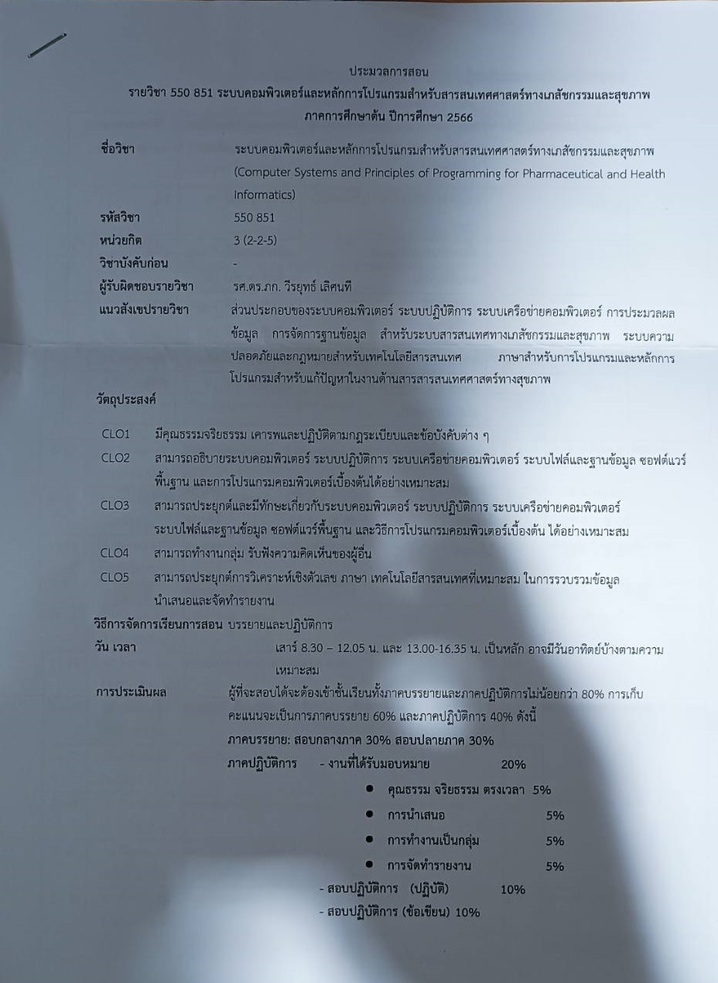
#> input picture Final_6505501509/images/document.jpg, 718 x 983 px, shrunk from 928 x 1271 before the run
$ jupyter execute update_Final_1.ipynb
#> lines starting #> are read from the running program, lines starting #| are printed output that depends on the picture
[cell 1]
import cv2
import numpy as np
import matplotlib.pyplot as plt

[cell 2]
def ShowImage(img, gray):
    plt.axis("off")
    if gray:
        plt.imshow(img, cmap='gray')
    else:
        plt.imshow(img)
    plt.show()

[cell 3]
def cv2_show(caption, im):
    cv2.imshow(caption,im)
    cv2.waitKey(0)
    cv2.destroyAllWindows()

[cell 4]
def hist_img_v0(f):
    m, n = f.shape
    h = [0.0] * 256
    for i in range(m):
        for j in range(n):
            h[f[i, j]]+=1
    return np.array(h, dtype='uint16')

[cell 5]
def otsu(hist):
    tot = np.sum(hist)
    prob = hist/tot
    coef_max = -1
    thr = -1
    for t in range(1,255):
        w0 = np.sum(prob[:t]) + 0.00000001
        w1 = np.sum(prob[t:]) + 0.00000001
        i0 = np.array([i for i in range(t)])
        i1 = np.array([i for i in range(t,256)])
        u0 = np.sum(i0*prob[:t])/w0
        u1 = np.sum(i1*prob[t:])/w1

        coef = (w0*w1)*np.power(u0-u1,2)
        if  coef > coef_max:
            coef_max = coef
            thr = t
    return thr

[cell 6]
def intermean(hist, t, st, en):
    tot = np.sum(hist[st:en])
    prob = hist/tot
    w0 = np.sum(prob[st:t+1]) + 0.0000001
    #w1 = np.sum(prob[t+1:en])
    w1 = (1 - w0) +  + 0.0000001
    i0 = np.array([i for i in range(st,t+1)])
    i1 = np.array([i for i in range(t+1, en)])
    u0 = np.sum(i0*prob[st:t+1])/w0
    u1 = np.sum(i1*prob[t+1:en])/w1
    if u0 == 0.0:
        thr = u1
    elif u1 == 0.0:
        thr = u0
    else:
        thr = (u0+u1)/2
    return thr.astype(np.uint8)

[cell 7]
def gamma_correction(img, gamma):
    img = img.astype(np.float64)/np.amax(img)
    gamma_img = img**gamma
    return np.array(255*gamma_img, dtype = 'uint8')

[cell 8]
def split_sub_image(img):
    # print(img.shape)
    h, w = img.shape
    w_cutoff = w // 2
    img_left = img[:,:w_cutoff]
    img_right = img[:,w_cutoff:]
    return img_left, img_right

[cell 9]
img = cv2.imread('./images/document.jpg', 0)
#> img: shape (983, 718); min 0, max 255, mean 140.3

[cell 10]
gamma = gamma_correction(img, 0.3)
ShowImage(gamma, 1)

# Split

[cell 11]
sub1, sub2 = split_sub_image(gamma)
sub1_1, sub1_2 = split_sub_image((sub1.transpose()))
sub1_1 = sub1_1.transpose()
ShowImage(sub1_1, 1)

[cell 12]
sub1_2 = sub1_2.transpose()
ShowImage(sub1_2, 1)

[cell 13]
sub2_1, sub2_2 = split_sub_image((sub2.transpose()))
sub2_1 = sub2_1.transpose()
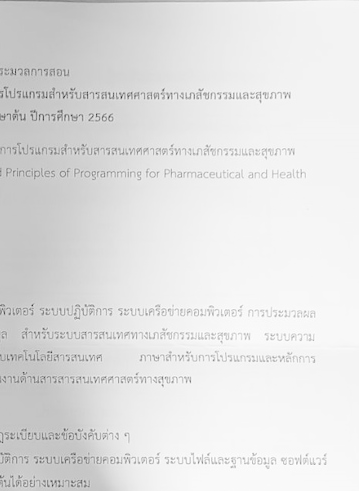
#> sub2_1: shape (491, 359); min 48, max 255, mean 226.1
ShowImage(sub2_1, 1)

[cell 14]
sub2_2 = sub2_2.transpose()
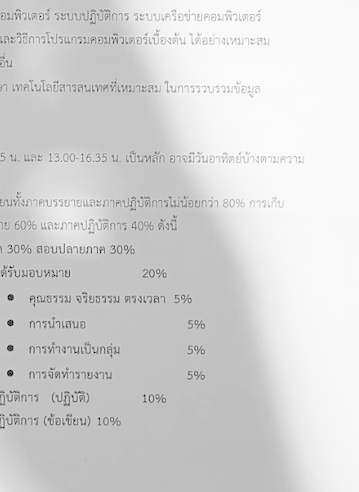
#> sub2_2: shape (492, 359); min 0, max 255, mean 213.7
ShowImage(sub2_2, 1)

## sub1_1

[cell 15]
hist = hist_img_v0(sub1_1)
#> hist = 256 values, max 20879 at index 199, min 0 at index 1, mean 688.6
plt.plot(hist)
#> figure, not shown here; curve peaks at x = 199, y = 20879

[cell 16]
thr = otsu(hist)
#> in otsu, `tot = np.sum(hist)`: tot = 176269
#> in otsu, `prob = hist/tot`: prob = 256 values, max 0.118 at index 199, min 0 at index 1, mean 0.00391
#> the loop in otsu, `for t in range(1,255):` made 254 passes
#> (w0, w1, u0, u1, coef, coef_max) on passes 1, 6, 49, 50, 51, 60, 61, 62, 68, 70, 74, 79: (5.67e-05, 1, 0, 198.1, 2.23, 2.23), (5.67e-05, 1, 0, 198.1, 2.23, 2.23), (8.51e-05, 1, 16, 198.1, 2.82, 2.82), (8.51e-05, 1, 16, 198.1, 2.82, 2.82), (8.51e-05, 1, 16, 198.1, 2.82, 2.82), (0.000136, 1, 32.12, 198.1, 3.75, 3.75), (0.000136, 1, 32.12, 198.1, 3.75, 3.75), (0.000136, 1, 32.12, 198.1, 3.75, 3.75), (0.000182, 1, 40.84, 198.1, 4.49, 4.49), (0.000182, 1, 40.84, 198.1, 4.49, 4.49), (0.000221, 1, 46.61, 198.1, 5.08, 5.08), (0.000267, 1, 51.96, 198.1, 5.7, 5.7)
#> (w0, w1, u0, u1, coef) on passes 2, 3, 4, 5, 7, 8: (5.67e-05, 1, 0, 198.1, 2.23), (5.67e-05, 1, 0, 198.1, 2.23), (5.67e-05, 1, 0, 198.1, 2.23), (5.67e-05, 1, 0, 198.1, 2.23), (5.67e-05, 1, 0, 198.1, 2.23), (5.67e-05, 1, 0, 198.1, 2.23)
#> after the loop in otsu, `for t in range(1,255):`: coef_max = 103.5; thr = 177
#> thr = 177
print(thr)
#| 177
result_sub1_1 = np.zeros_like(sub1_1)
result_sub1_1[sub1_1 > thr] = 255
result_sub1_1[sub1_1 <= thr] = 0
ShowImage(result_sub1_1, 1)

## sub1_2

[cell 17]
hist = hist_img_v0(sub1_2)
#> hist = 256 values, max 25447 at index 199, min 0 at index 1, mean 690
plt.plot(hist)
#> figure, not shown here; curve peaks at x = 199, y = 25447

[cell 18]
thr = otsu(hist)
print(thr)
#| 178
result_sub1_2 = np.zeros_like(sub1_2)
result_sub1_2[sub1_2 > thr] = 255
result_sub1_2[sub1_2 <= thr] = 0
ShowImage(result_sub1_2, 1)

## sub2_1

[cell 19]
sub1, sub2 = split_sub_image(sub2_1)
sub2_1_1, sub2_1_2 = split_sub_image((sub1.transpose()))
sub2_1_1 = sub2_1_1.transpose()
sub2_1_2 = sub2_1_2.transpose()
sub2_1_3, sub2_1_4 = split_sub_image((sub2.transpose()))
sub2_1_3 = sub2_1_3.transpose()
sub2_1_4 = sub2_1_4.transpose()

[cell 20]
# ShowImage(sub2_1_1, 1)
hist = hist_img_v0(sub2_1_1)
thr = otsu(hist)
print(thr)
#| 208
result_sub2_1_1 = np.zeros_like(sub2_1_1)
result_sub2_1_1[sub2_1_1 > thr] = 255
ShowImage(result_sub2_1_1, 1)

[cell 21]
hist = hist_img_v0(sub2_1_2)
tol = 1
st, en = 0, 256
for t in range(1):
    flag = True
    T = []
    #t0 = random.randint(st, en)
    t0 = int((st+en)*0.5)
    T.append(t0)
    while(flag):
        t1 = intermean(hist[st:en], t0, st, en)
        T.append(t1)
        #print(t0, t1)
        if abs(t1-t0) < tol :
            flag = False
        else:
            t0 = t1
    thr = T[-1]
    en = thr+1
    print(T, thr)
#> this loop made 1 pass
#| [128, 164, 181, 188, 191, 192, 192] 192
result_sub2_1_2 = np.zeros_like(sub2_1_2)
result_sub2_1_2[sub2_1_2 > thr] = 255
ShowImage(result_sub2_1_2, 1)

[cell 22]
hist = hist_img_v0(sub2_1_3)
thr = otsu(hist)
print(thr)
#| 220
result_sub2_1_3 = np.zeros_like(sub2_1_3)
result_sub2_1_3[sub2_1_3 > thr] = 255
ShowImage(result_sub2_1_3, 1)

[cell 23]
hist = hist_img_v0(sub2_1_4)
thr = otsu(hist)
print(thr)
#| 228
result_sub2_1_4 = np.zeros_like(sub2_1_4)
result_sub2_1_4[sub2_1_4 > thr] = 255
ShowImage(result_sub2_1_4, 1)

[cell 24]
result_sub2_1 = np.zeros_like(sub2_1, dtype='uint8')
h, w = sub2_1.shape
wc, hc = w // 2, h // 2
result_sub2_1[:hc,:wc] = result_sub2_1_1
result_sub2_1[hc:,:wc] = result_sub2_1_2
result_sub2_1[:hc,wc:] = result_sub2_1_3
result_sub2_1[hc:,wc:] = result_sub2_1_4
ShowImage(result_sub2_1, 1)
#> in ShowImage (call 12), `plt.show()`:
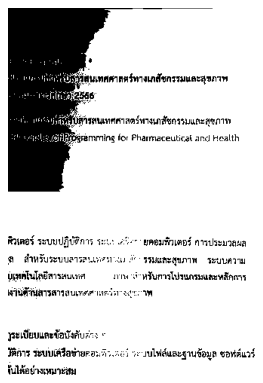
#> figure drawn by matplotlib, 1 panel

## sub2_2

[cell 25]
sub1, sub2 = split_sub_image(sub2_2)
#> in split_sub_image (call 7), `img_left = img[:,:w_cutoff]`:
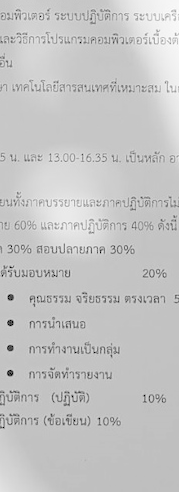
#> img_left: shape (492, 179); min 0, max 255, mean 197.1
sub2_2_1, sub2_2_2 = split_sub_image((sub1.transpose()))
#> in split_sub_image (call 8), `img_right = img[:,w_cutoff:]`:
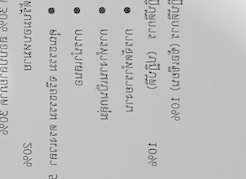
#> img_right: shape (179, 246); min 0, max 235, mean 190.6
sub2_2_1 = sub2_2_1.transpose()
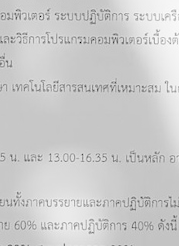
#> sub2_2_1: shape (246, 179); min 0, max 255, mean 203.5
sub2_2_2 = sub2_2_2.transpose()
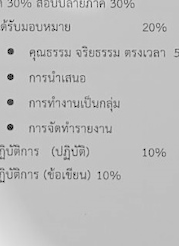
#> sub2_2_2: shape (246, 179); min 0, max 235, mean 190.6
sub2_2_3, sub2_2_4 = split_sub_image((sub2.transpose()))
#> in split_sub_image (call 9), `img_left = img[:,:w_cutoff]`:
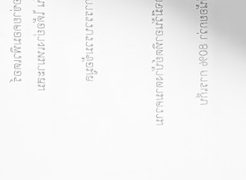
#> img_left: shape (180, 246); min 117, max 255, mean 243
#> in split_sub_image (call 9), `img_right = img[:,w_cutoff:]`:
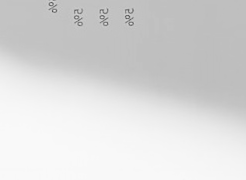
#> img_right: shape (180, 246); min 82, max 249, mean 217.6
sub2_2_3 = sub2_2_3.transpose()
sub2_2_4 = sub2_2_4.transpose()

[cell 26]
sub2_2_1 = gamma_correction(sub2_2_1, 0.9)
hist = hist_img_v0(sub2_2_1)
thr = otsu(hist)
print(thr)
#| 189
result_sub2_2_1 = np.zeros_like(sub2_2_1)
result_sub2_2_1[sub2_2_1 > thr] = 255
ShowImage(result_sub2_2_1, 1)
#> in ShowImage (call 13), `plt.show()`:
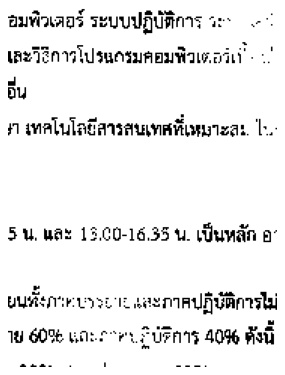
#> figure drawn by matplotlib, 1 panel

[cell 27]
hist = hist_img_v0(sub2_2_2)
thr = otsu(hist)
print(thr)
#| 163
result_sub2_2_2 = np.zeros_like(sub2_2_2)
result_sub2_2_2[sub2_2_2 > thr] = 255
ShowImage(result_sub2_2_2, 1)

[cell 28]
hist = hist_img_v0(sub2_2_3)
plt.plot(hist)

[cell 29]
sub1, sub2 = split_sub_image(sub2_2_3)
sub2_2_3_1, sub2_2_3_2 = split_sub_image((sub1.transpose()))
sub2_2_3_1 = sub2_2_3_1.transpose()
sub2_2_3_2 = sub2_2_3_2.transpose()
sub2_2_3_3, sub2_2_3_4 = split_sub_image((sub2.transpose()))
sub2_2_3_3 = sub2_2_3_3.transpose()
sub2_2_3_4 = sub2_2_3_4.transpose()

[cell 30]
hist = hist_img_v0(sub2_2_3_1)
thr = otsu(hist)
resutl_sub2_2_3_1 = np.zeros_like(sub2_2_3_1)
resutl_sub2_2_3_1[sub2_2_3_1 > thr] = 255
ShowImage(resutl_sub2_2_3_1, 1)

[cell 31]
Gsub2_2_3_2 = gamma_correction(sub2_2_3_2, 3)
hist = hist_img_v0(Gsub2_2_3_2)
tol = 1
st, en = 0, 256
for t in range(2):
    flag = True
    T = []
    #t0 = random.randint(st, en)
    t0 = int((st+en)*0.5)
    T.append(t0)
    while(flag):
        t1 = intermean(hist[st:en], t0, st, en)
        T.append(t1)
        #print(t0, t1)
        if abs(t1-t0) < tol :
            flag = False
        else:
            t0 = t1
    thr = T[-1]
    en = thr+1
    print(T, thr)
#> this loop made 2 passes
#| [128, 158, 168, 172, 173, 173] 173
#| [87, 98, 103, 105, 106, 106] 106
resutl_sub2_2_3_2 = np.zeros_like(sub2_2_3_2)
resutl_sub2_2_3_2[Gsub2_2_3_2 > thr] = 255
ShowImage(resutl_sub2_2_3_2, 1)

[cell 32]
resutl_sub2_2_3_3 = np.zeros_like(sub2_2_3_3)
# [4 lines of commented-out code are left out]
resutl_sub2_2_3_3[:, :] = 255
ShowImage(resutl_sub2_2_3_3, 1)

[cell 33]
hist = hist_img_v0(sub2_2_3_4)
thr = otsu(hist)
resutl_sub2_2_3_4 = np.zeros_like(sub2_2_3_4)
resutl_sub2_2_3_4[sub2_2_3_4 > thr] = 255
ShowImage(resutl_sub2_2_3_4, 1)

[cell 34]
result_sub2_2_3 = np.zeros_like(sub2_2_3, dtype='uint8')
h, w = result_sub2_2_3.shape
wc, hc = w // 2, h // 2
result_sub2_2_3[:hc,:wc] = resutl_sub2_2_3_1
result_sub2_2_3[hc:,:wc] = resutl_sub2_2_3_2
result_sub2_2_3[:hc,wc:] = resutl_sub2_2_3_3
result_sub2_2_3[hc:,wc:] = resutl_sub2_2_3_4
ShowImage(result_sub2_2_3, 1)

[cell 35]
# [24 lines of commented-out code are left out]

[cell 36]
sub2_2_4 = gamma_correction(sub2_2_4, 0.5)
hist = hist_img_v0(sub2_2_4)
tol = 1
st, en = 0, 256
for t in range(1):
    flag = True
    T = []
    #t0 = random.randint(st, en)
    t0 = int((st+en)*0.5)
    T.append(t0)
    while(flag):
        t1 = intermean(hist[st:en], t0, st, en)
        T.append(t1)
        #print(t0, t1)
        if abs(t1-t0) < tol :
            flag = False
        else:
            t0 = t1
    thr = T[-1]
    en = thr+1
    print(T, thr)
result_sub2_2_4 = np.zeros_like(sub2_2_4)
result_sub2_2_4[sub2_2_4 > thr] = 255
ShowImage(result_sub2_2_4, 1)
